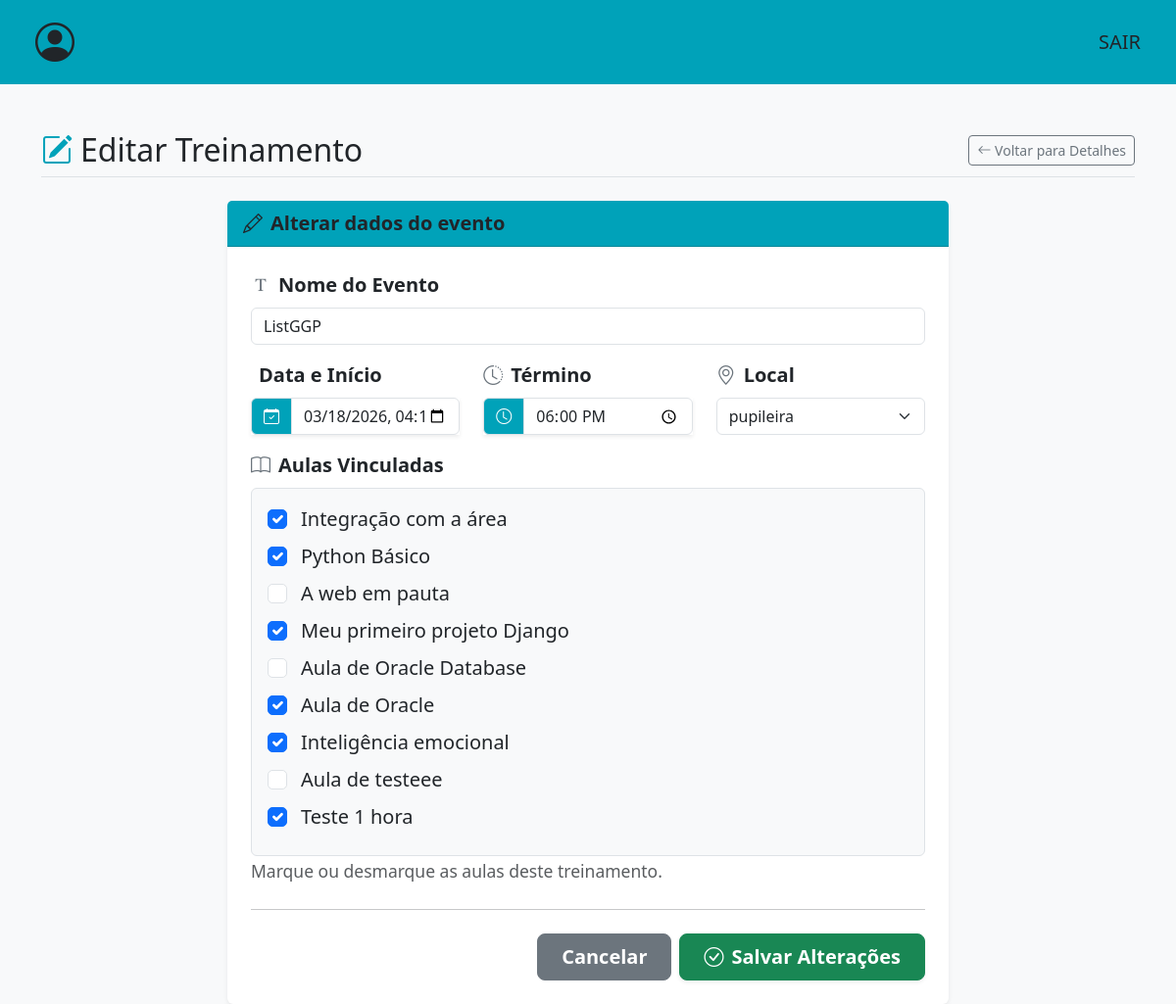
Page /editar-treinamento/38/ on the earlier database version.
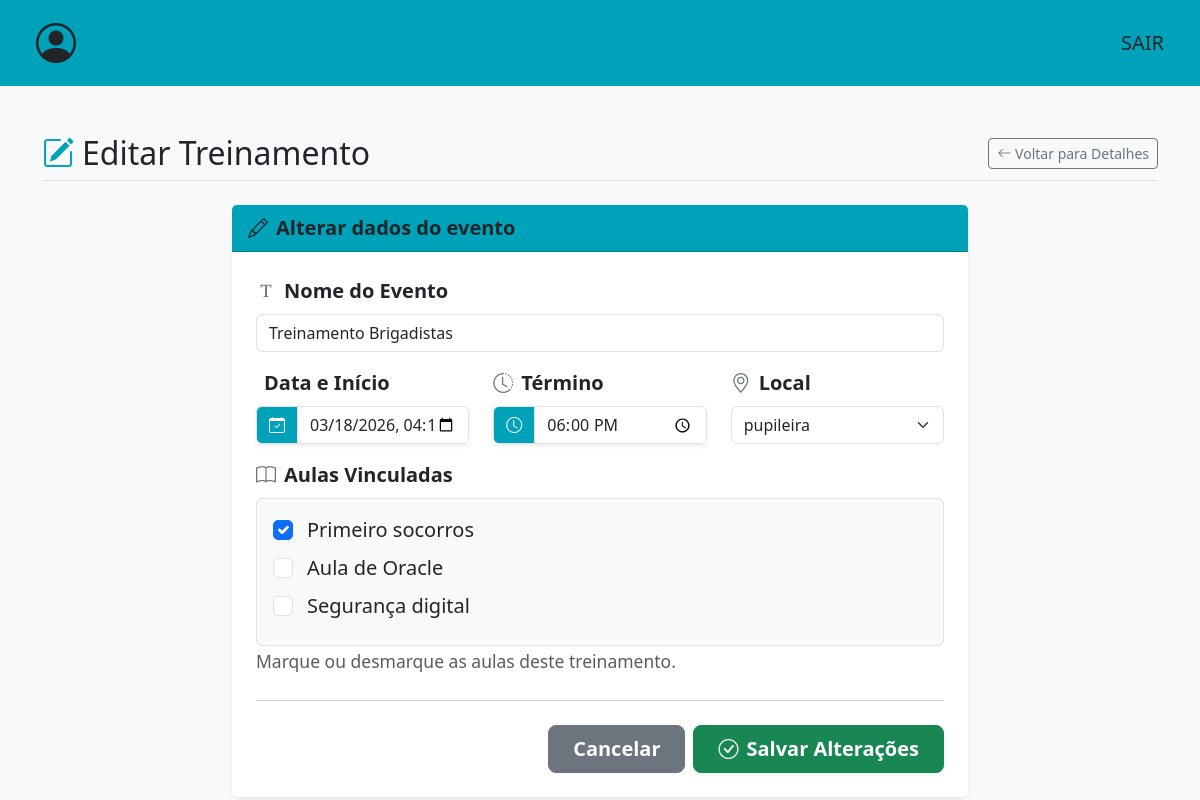
Same page on the later database version.
### events/models.py (models this page shows, shortened)
class Treinamento(models.Model):
    opcoes_local = [
        ("AUDITORIO HSI","hsi"),
        ("AUDITORIO ADM CENTRAL","pupileira"),
    ]
    opcoes_status = [
        ("FINALIZADO","finalizado"),
        ("CANCELADO","cancelado"),
        ("MARCADO","marcado"),
        ("ANDAMENTO","andamento")
    ]
    nm_evento = models.CharField(max_length=100)
    data = models.DateTimeField()
    local = models.CharField(max_length=50,choices=opcoes_local)
    status = models.CharField(max_length=50,choices=opcoes_status)
    participantes = models.JSONField(default=list,blank=True)
    aulas = models.ManyToManyField(Aula, related_name='aulas')
    horario_final = models.TimeField(null=True,blank=True)

class Aula(models.Model):
    nm_aula = models.CharField(max_length=150)
    descricao = models.CharField(max_length=200)
    palestrante = models.CharField(max_length=100)
    carga_horaria = models.TimeField(null=False)
    def __str__(self):
        return self.nm_aula

### events/views.py (the view)
# urls.py: path('editar-treinamento/<int:treinamento_id>/',editar_treinamento,name='editar-treinamento'),
def editar_treinamento(request,treinamento_id):
    treinamento = Treinamento.objects.get(id=treinamento_id)
    if request.method == 'POST':
        form = CriarEventoForm(request.POST, instance=treinamento)
        if form.is_valid():
            form.save()
            messages.success(request, 'Treinamento atualizado com sucesso!')
            return redirect('conferir-treinamento', treinamento_id=treinamento.id)
        else:
            if 'horario_final' in form.errors:
                messages.error(request, 'Atenção: O Horário de Término é obrigatório!')
            else:
                messages.error(request, 'Atenção: Verifique os campos preenchidos.')
    else:
        form = CriarEventoForm(instance=treinamento)
    return render(request, 'events/editar-treinamento.html', {'form': form, 'treinamento': treinamento})

### events/forms.py
class CriarEventoForm(forms.ModelForm):
    class Meta:
        model = Treinamento
        fields = ['nm_evento', 'data', 'local', 'aulas','horario_final']
        widgets = {
            'nm_evento': forms.TextInput(attrs={'class': 'form-control', 'placeholder': 'Ex: Treinamento de Integração'}),
            'data': forms.DateTimeInput(format='%Y-%m-%dT%H:%M',attrs={'type': 'datetime-local', 'class': 'form-control'}),
            'local': forms.Select(attrs={'class': 'form-select'}),
            'aulas': forms.CheckboxSelectMultiple(attrs={'class': 'form-check-input'}),
            'horario_final': forms.TimeInput(format='%H:%M',attrs={'type':'time','class': 'form-control','min':'00:05'}),
        }
    def __init__(self, *args, **kwargs):
        super().__init__(*args, **kwargs)
        self.fields['data'].required = True
        self.fields['horario_final'].required = True

### templates/events/editar-treinamento.html (shortened to what the changed rows need)
<!DOCTYPE html>
<html lang="pt-br">
<head>
    <link href="https://cdn.jsdelivr.net/npm/bootstrap@5.3.2/dist/css/bootstrap.min.css" rel="stylesheet">
    <link href="https://cdn.jsdelivr.net/npm/bootstrap-icons@1.11.1/font/bootstrap-icons.css" rel="stylesheet">
    <link rel="stylesheet" href="https://cdn.jsdelivr.net/npm/flatpickr/dist/flatpickr.min.css">
    <link rel="stylesheet" type="text/css" href="https://npmcdn.com/flatpickr/dist/themes/airbnb.css">
</head>
<body class="bg-light">
    <div class="container mt-5">
        <div class="d-flex justify-content-between align-items-center mb-4 border-bottom pb-2">
            <h2 class="m-0"><i class="bi bi-pencil-square text-custom-teal me-2"></i>Editar Treinamento</h2>
        </div>
        <div class="row justify-content-center">
            <div class="col-md-8">
                <div class="card shadow-sm border-0">
                    <div class="card-body p-4 fs-5">
                        <form method="POST" novalidate>
                            <div class="mb-3">
                                <label class="form-label fw-bold"><i class="bi bi-fonts me-2 text-secondary"></i>Nome do Evento</label>
                                {{ form.nm_evento }}
                            </div>
                            <div class="row">
                                <div class="col-md-4 mb-3">
                                    <div class="input-group shadow-sm">
                                        <span class="input-group-text bg-custom-teal text-white border-custom-teal">
                                            <i class="bi bi-calendar-check"></i>
                                        </span>
                                        {{ form.data }}
                                    </div>
                                </div>
                                <div class="col-md-4 mb-3">
                                    <div class="input-group shadow-sm">
                                        <span class="input-group-text bg-custom-teal text-white border-custom-teal">
                                            <i class="bi bi-clock"></i>
                                        </span>
                                        {{ form.horario_final }}
                                    </div>
                                </div>
                                <div class="col-md-4 mb-3">
                                    <label class="form-label fw-bold"><i class="bi bi-geo-alt me-2 text-secondary"></i>Local</label>
                                    {{ form.local }}
                                </div>
                            </div>
                            <div class="mb-4">
                                <div class="bg-light border rounded p-3">
                                    {% for checkbox in form.aulas %}
                                        <div class="form-check mb-2">
                                            {{ checkbox.tag }}
                                            <label class="form-check-label ms-1" for="{{ checkbox.id_for_label }}">
                                                {{ checkbox.choice_label }}
                                            </label>
                                        </div>
                                    {% empty %}
                                        <div class="text-danger small fst-italic">Nenhuma aula cadastrada no sistema.</div>
                                    {% endfor %}
                                </div>
                            </div>
                        </form>
                    </div>
                </div>
            </div>
        </div>
    </div>
</body>
</html>

Differences in the rows shown:
removed Aula: choice_label "Integração com a área"
removed Aula: choice_label "Python Básico"
removed Aula: choice_label "A web em pauta"
removed Aula: choice_label "Meu primeiro projeto Django"
removed Aula: choice_label "Aula de Oracle Database"
removed Aula: choice_label "Inteligência emocional"
removed Aula: choice_label "Aula de testeee"
removed Aula: choice_label "Teste 1 hora"
changed Treinamento "pupileira": nm_evento "ListGGP" → "Treinamento Brigadistas"
added Aula: choice_label "Primeiro socorros"
added Aula: choice_label "Segurança digital"
Other differences:
form field aulas: "☑" → "☐"
